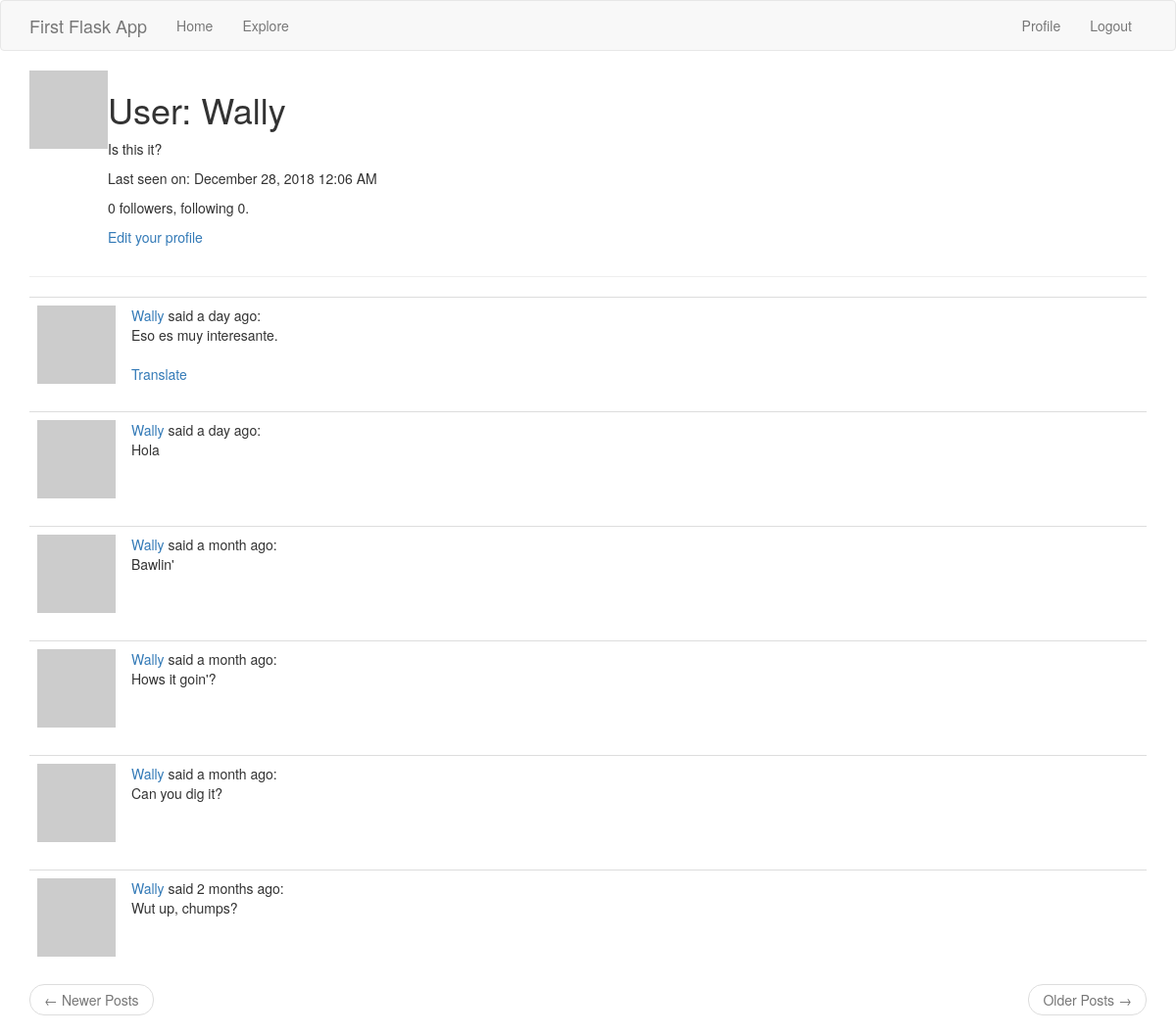
The app's page /user/Wally (signed in), older data.
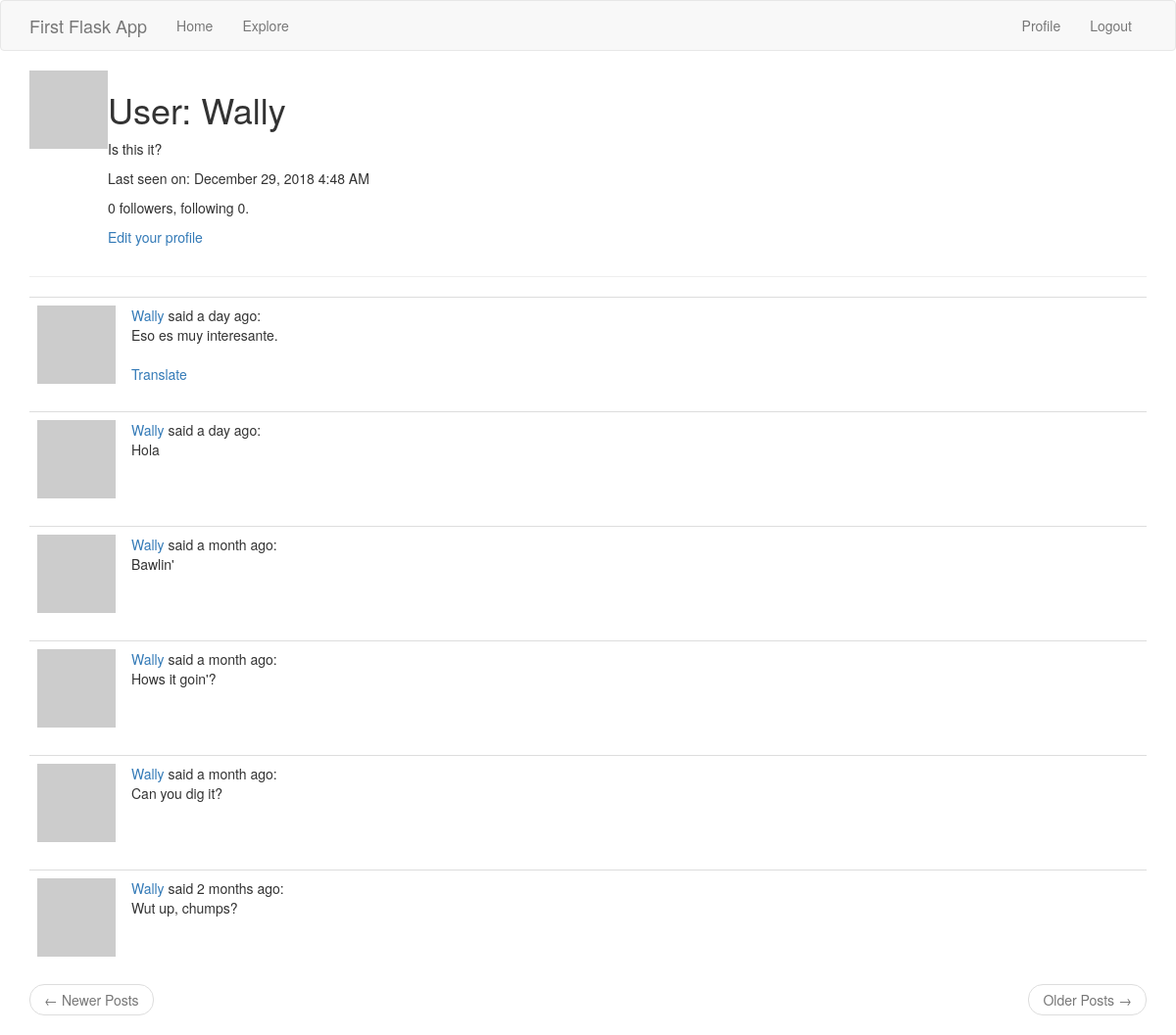
The same page, newer data.
### app/models.py (models this page shows, shortened)
class User(UserMixin, db.Model):
    id = db.Column(db.Integer, primary_key=True)
    username = db.Column(db.String(64), index=True, unique=True)
    email = db.Column(db.String(120), index=True, unique=True)
    password_hash = db.Column(db.String(128))
    about_me = db.Column(db.String(140))
    last_seen = db.Column(db.DateTime, default=datetime.utcnow)
    posts = db.relationship('Post', backref='author', lazy='dynamic')
    followed = db.relationship(
        'User',
        secondary=followers,
        primaryjoin = (followers.c.follower_id == id),
        secondaryjoin = (followers.c.followed_id == id),
        backref = db.backref('followers', lazy = 'dynamic'),
        lazy = 'dynamic'
    )
    def avatar(self, size):
        digest = md5(self.email.lower().encode('utf-8')).hexdigest()
        return 'https://www.gravatar.com/avatar/{}?d=identicon&s={}'\
            .format(digest, size)

class Post(db.Model):
    id = db.Column(db.Integer, primary_key=True)
    body = db.Column(db.String(140))
    timestamp = db.Column(db.DateTime, index=True, default=datetime.utcnow)
    user_id = db.Column(db.Integer, db.ForeignKey('user.id'))
    language = db.Column(db.String(5))

### app/main/routes.py (the view)
@bp.route('/user/<username>')
@login_required
def user(username):
    user = User.query.filter_by(username=username).first_or_404()
    page = request.args.get('page', 1, type=int)
    posts = user.posts.order_by(Post.timestamp.desc()).paginate(
        page,
        current_app.config['POSTS_PER_PAGE'],
        False
    )
    prev_url = url_for('main.user', username=username, page=posts.prev_num)\
    if posts.has_prev else None
    next_url = url_for('main.user', username=username, page=posts.next_num)\
    if posts.has_next else None
    return render_template(
        'user.html',
        user=user,
        posts=posts.items,
        prev_url=prev_url,
        next_url=next_url
    )

### app/main/routes.py (called while the page is built)
@bp.before_request
def before_request():
    if current_user.is_authenticated:
        current_user.last_seen = datetime.utcnow()
        db.session.commit()
    g.locale = str(get_locale())

### app/models.py (called while the page is built)
@login.user_loader
def load_user(id):
    return User.query.get(int(id))

### app/templates/user.html
{% extends "base.html" %}
{% block app_content %}
    <table>
        <tr valign="top">
            <td><img src="{{ user.avatar(128) }}"></td>
            <td>
                <h1>{{ _('User: %(username)s', username=user.username) }}</h1>
                {% if user.about_me %}<p>{{ user.about_me }}</p>{% endif %}
                {% if user.last_seen %}<p>{{ _('Last seen on: %(date)s', date=moment(user.last_seen).format('LLL')) }}</p>{% endif %}
                <p>{{ _('%(followers)s followers, following %(followed)s.', followers=user.followers.count(), followed=user.followed.count()) }}</p>
                {% if user == current_user %}
                <p><a href="{{ url_for('main.edit_profile') }}">{{ _('Edit your profile') }}</a></p>
                {% elif not current_user.is_following(user) %}
                <p><a href="{{ url_for('main.follow', username=user.username) }}">{{ _('Follow') }}</a></p>
                {% else %}
                <p><a href="{{ url_for('main.unfollow', username=user.username) }}">{{ _('Unfollow') }}</a></p>
                {% endif %}
            </td>
        </tr>
    </table>
    <hr>
    {% for post in posts %}
        {% include "_post.html" %}
    {% endfor %}
    <nav aria-label="...">
        <ul class="pager">
            <li class="previous {% if not prev_url %}disabled{% endif %}">
                <a href="{{ prev_url or '#' }}">
                    <span>&larr;</span>
                    {{ _('Newer Posts') }}
                </a>
            </li>
            <li class="next {% if not next_url %}disabled{% endif %}">
                <a href="{{ next_url or '#' }}">
                    {{ _('Older Posts') }}
                    <span>&rarr;</span>
                </a>
            </li>
        </ul>
    </nav>
{% endblock %}

### app/templates/base.html (shortened to what this page needs)
{% extends 'bootstrap/base.html' %}
{% block navbar %}
    <nav class="navbar navbar-default">
        <div class="container">
            <div class="navbar-header">
                <a class="navbar-brand" href="{{ url_for('main.index') }}">First Flask App</a>
            </div>
            <div class="collapse navbar-collapse" id="bs-example-navbar-collapse-1">
                <ul class="nav navbar-nav">
                    <li><a href="{{ url_for('main.index') }}">{{ _('Home') }}</a></li>
                    <li><a href="{{ url_for('main.explore') }}">{{ _('Explore') }}</a></li>
                </ul>
                <ul class="nav navbar-nav navbar-right">
                    {% if current_user.is_anonymous %}
                    <li><a href="{{ url_for('auth.login') }}">{{ _('Login') }}</a></li>
                    {% else %}
                    <li><a href="{{ url_for('main.user', username=current_user.username) }}">{{ _('Profile') }}</a></li>
                    <li><a href="{{ url_for('auth.logout') }}">{{ _('Logout') }}</a></li>
                    {% endif %}
                </ul>
            </div>
        </div>
    </nav>
{% endblock %}
{% block content %}
    <div class="container">
        {% block app_content %} {% endblock %}
    </div>
{% endblock %}

### app/templates/_post.html (shortened to what this page needs)
<table class="table table-hover">
    <tr>
        <td width="70px">
            <a href="{{ url_for('main.user', username=post.author.username) }}">
                <img src="{{ post.author.avatar(70) }}">
            </a>
        </td>
        <td>
            {{ _('%(username)s said %(when)s', username=user_link, when=moment(post.timestamp).fromNow()) }}:<br>
            <span id="post{{ post.id }}">{{ post.body }}</span>
{% if post.language and post.language != g.locale %}
            <br><br>
            <span id="translation{{ post.id }}">
                <a href="
                    javascript:translate('#post{{ post.id }}', '#translation{{ post.id }}', '{{ post.language }}', '{{ g.locale }}');
                ">{{ _('Translate') }}</a>
            </span>
{% endif %}
        </td>
    </tr>
</table>

Row changes from the older to the newer data that the page shows:
changed User "User: Wally": last_seen "Last seen on: December 28, 2018 12:06 AM" → "Last seen on: December 29, 2018 4:48 AM"
